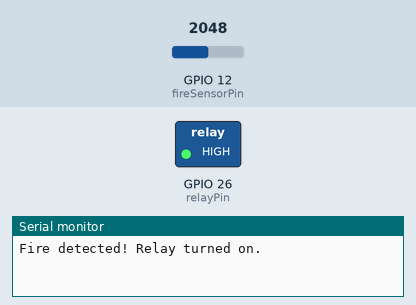
A sketch run on a simulated ESP32. Parts: switched loads named in the sketch (green lamp = pin HIGH), the last lines printed to the serial monitor. The inputs (shaded band) are chosen by the test bench; at power-on: GPIO 12 (fireSensorPin) = 2048.

Above: at 5.0 s.
At 10.05 s:
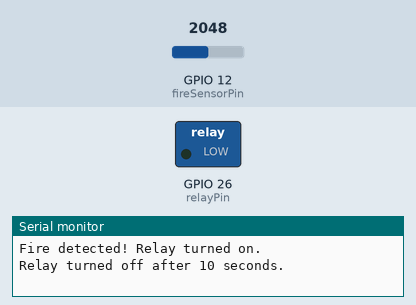
Timing chart, 0 to 13.1 s (numbered marks = the images above):
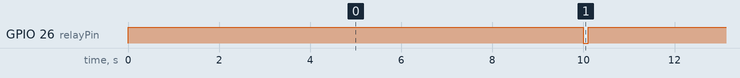

The sketch:

automatic_Fire_Extinguishing.ino
```cpp
const int fireSensorPin = 12; // Analog pin for fire sensor
const int relayPin = 26; // Pin connected to relay
const int fireThreshold = 500; // Threshold value for fire detection
const int relayOffDelay = 10000; // Delay after turning off relay (in milliseconds)

void setup() {
  pinMode(fireSensorPin, INPUT);
  pinMode(relayPin, OUTPUT);
  digitalWrite(relayPin, LOW); // Initially turn off relay
  Serial.begin(9600);
}

void loop() {
  // Read the value from the fire sensor
  int fireValue = analogRead(fireSensorPin);

  // If the fire sensor detects fire (adjust threshold value as needed)
  if (fireValue > fireThreshold) {
    digitalWrite(relayPin, HIGH); // Turn on relay
    Serial.println("Fire detected! Relay turned on.");
    delay(relayOffDelay); // Wait for specified delay
    digitalWrite(relayPin, LOW); // Turn off relay after delay
    Serial.println("Relay turned off after 10 seconds.");
  } else if (fireValue < fireThreshold){
    digitalWrite(relayPin, LOW); // Turn off relay
  }

  delay(100); // Delay to avoid rapid readings
}
```

Measured:
- by itself, GPIO 26 (relayPin): alternates HIGH for 10.0 s and LOW for 0.10 s
